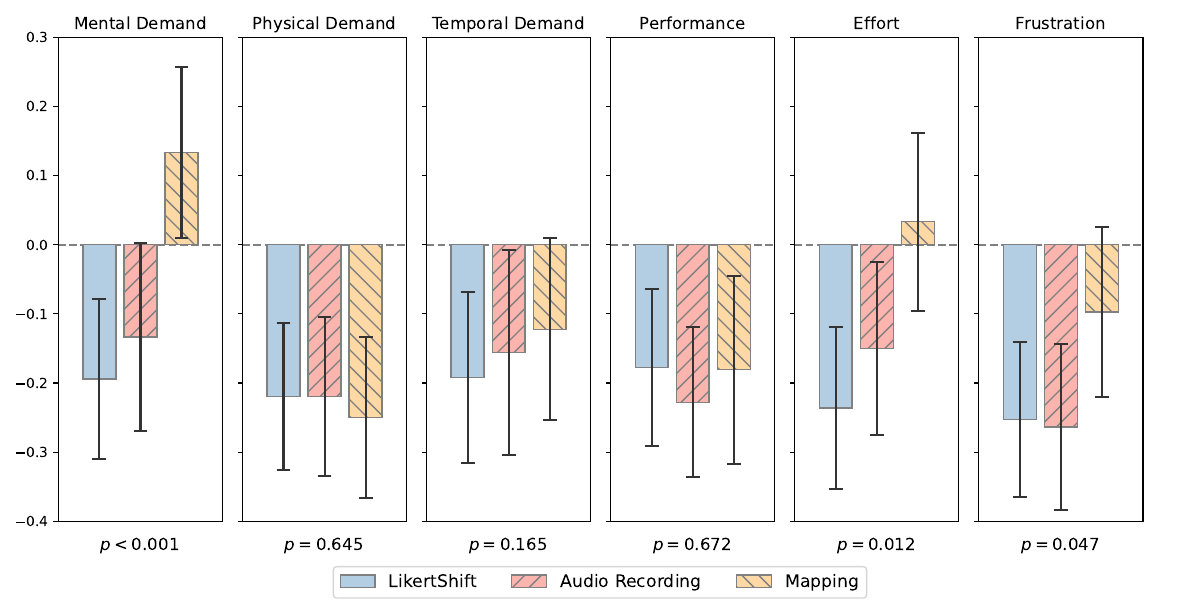

Generate this figure with Python:
from itertools import combinations
from pathlib import Path
from typing import cast

from branca.colormap import TypeAnyColorType
import matplotlib.pyplot as plt
import numpy as np
from matplotlib import colormaps
from matplotlib.axes import Axes
from numpy.typing import NDArray
from scipy import stats

from eval_questionnaires import load_json, METHODS, confidence_interval

TLX_SCALES = (
    "mental_demand",
    "physical_demand",
    "temporal_demand",
    "performance",
    "effort",
    "frustration",
)
PAD = max(map(len, TLX_SCALES)) + 1
SCALE_RANGE = 10


def evaluate(directory: Path):
    ys = np.empty((len(METHODS), len(TLX_SCALES)))
    errors = np.empty(ys.shape)
    participant_ratings: NDArray[np.float64] = np.zeros((len(TLX_SCALES), len(METHODS), 18))

    for i, method in enumerate(METHODS):
        print(method.upper().ljust(PAD) + "    MEAN  VARIANCE  STDDEV   N  CONFIDENCE INTERVAL")

        pattern = f"*/recordings/*/rec-*-{method}-*_tlx.json"
        arrays = [
            load_json(path)
            for path in sorted(directory.glob(pattern), key=lambda path: path.parents[2])
        ]
        data = np.vstack(arrays)
        data = data / SCALE_RANGE
        n = data.shape[0]

        participant_ratings[:, i] = data.T

        for j, scale in enumerate(TLX_SCALES):
            mean = np.mean(data[:, j])
            variance = np.var(data[:, j])
            stddev = np.std(data[:, j])
            interval = confidence_interval(0.05, data[:, j])

            ys[i, j] = mean
            errors[i, j] = (interval[1] - interval[0]) / 2

            scale_name = f"{scale}:".replace("_", " ").ljust(PAD)
            print(
                f"{scale_name}  {mean: .3f}    {variance: .3f}  {stddev: .3f}  {n:2}"
                + f"     {interval[0]: .3f}  - {interval[1]: .3f}"
            )

        print()

    WILLCOXON_VARIANTS = "  ".join(
        f"WILCOXON {m1[0]}:{m2[0]}".upper() for m1, m2 in combinations(METHODS, 2)
    )
    print("SCALE".ljust(PAD) + f"  FRIEDMAN  {WILLCOXON_VARIANTS}")
    friedman_ps: list[float] = []
    for j, scale in enumerate(TLX_SCALES):
        friedman_p = cast(float, stats.friedmanchisquare(*participant_ratings[j]).pvalue)
        friedman_ps.append(friedman_p)
        wilcoxon_ps = [
            cast(
                float,
                stats.wilcoxon(participant_ratings[j, i1], participant_ratings[j, i2]).pvalue,  # pyright: ignore[reportAttributeAccessIssue]
            )
            for i1, i2 in combinations(range(3), 2)
        ]

        scale_name = f"{scale}:".replace("_", " ").ljust(PAD)
        print(
            f"{scale_name}  {friedman_p:.6f}      "
            + f"{wilcoxon_ps[0]:.6f}      {wilcoxon_ps[1]:.6f}      {wilcoxon_ps[2]:.6f}"
        )

    TITLES = [" ".join(word.capitalize() for word in scale.split("_")) for scale in TLX_SCALES]
    PASTEL1 = colormaps["Pastel1"]
    COLORS: list[TypeAnyColorType] = [PASTEL1.colors[1], PASTEL1.colors[0], PASTEL1.colors[4]]  # pyright: ignore[reportAttributeAccessIssue]
    HATCHES = (None, "//", "\\\\")
    LABELS = ("LikertShift", "Audio Recording", "Mapping")
    ECOLOR = np.ones(3) * 0.2
    BAR_KWARGS = dict(
        edgecolor="gray", capsize=5, ecolor=ECOLOR, error_kw={"elinewidth": 1.5, "capthick": 1.5}
    )

    axes: list[Axes]
    fig, axes = plt.subplots(1, len(TLX_SCALES), figsize=(12, 6), sharey=True)

    for i, (scale, ax, title) in enumerate(zip(TLX_SCALES, axes, TITLES)):
        for j, (method, color, hatch, label) in enumerate(zip(METHODS, COLORS, HATCHES, LABELS)):
            ax.bar(
                j,
                ys[j, i],
                yerr=errors[j, i],
                color=color,
                hatch=hatch,
                label=label,
                **BAR_KWARGS,  # pyright: ignore[reportArgumentType]
            )

        ax.set_title(title)
        ax.hlines(0, -1, len(METHODS), colors="gray", linestyles="dashed", zorder=-1)
        ax.set_xticks([])
        ax.set_xlim(-1, len(METHODS))
        ax.set_ylim(-0.4, 0.3)
        p_text = f"$p={friedman_ps[i]:.3f}$" if friedman_ps[i] >= 0.001 else "$p<0.001$"
        ax.text(0.5, -0.06, p_text, ha="center", size=12, transform=ax.transAxes)

    # axes[0].set_ylabel("Rating", fontsize=12.5)
    handles, labels = axes[-1].get_legend_handles_labels()
    fig.legend(
        handles,
        labels,
        loc="upper center",
        bbox_to_anchor=(0.5, 0.07),
        ncols=len(METHODS),
        prop={"size": 12.5},
        columnspacing=2,
    )
    # axes[-1].legend(loc="upper center", , ncol=len(METHODS))

    plt.tight_layout(rect=(0, 0.05, 0.965, 1))
    plt.savefig("eval_tlx.pdf")
    # plt.show()


if __name__ == "__main__":
    evaluate(Path(__file__).parent / "data")
